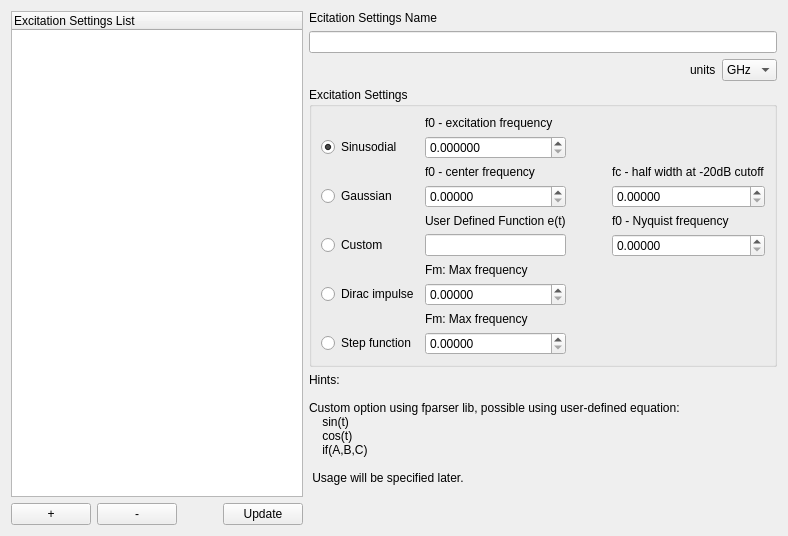
         <widget class="QWidget" name="excitationSettingsTab">
          <attribute name="title">
           <string>Excitation Settings</string>
          </attribute>
          <layout class="QHBoxLayout" name="horizontalLayout_14">
           <item>
            <layout class="QVBoxLayout" name="verticalLayout_12">
             <property name="leftMargin">
              <number>0</number>
             </property>
             <property name="topMargin">
              <number>0</number>
             </property>
             <property name="rightMargin">
              <number>0</number>
             </property>
             <property name="bottomMargin">
              <number>0</number>
             </property>
             <item>
              <widget class="QTreeWidget" name="excitationSettingsTreeView">
               <column>
                <property name="text">
                 <string notr="true">Excitation Settings List</string>
                </property>
               </column>
              </widget>
             </item>
             <item>
              <layout class="QHBoxLayout" name="horizontalLayout_15">
               <property name="leftMargin">
                <number>0</number>
               </property>
               <property name="topMargin">
                <number>0</number>
               </property>
               <property name="rightMargin">
                <number>0</number>
               </property>
               <property name="bottomMargin">
                <number>0</number>
               </property>
               <item>
                <widget class="QPushButton" name="excitationSettingsAddButton">
                 <property name="text">
                  <string>+</string>
                 </property>
                </widget>
               </item>
               <item>
                <widget class="QPushButton" name="excitationSettingsRemoveButton">
                 <property name="text">
                  <string>-</string>
                 </property>
                </widget>
               </item>
               <item>
                <spacer name="horizontalSpacer_8">
                 <property name="orientation">
                  <enum>Qt::Horizontal</enum>
                 </property>
                 <property name="sizeHint" stdset="0">
                  <size>
                   <width>40</width>
                   <height>20</height>
                  </size>
                 </property>
                </spacer>
               </item>
               <item>
                <widget class="QPushButton" name="excitationSettingsUpdateButton">
                 <property name="text">
                  <string>Update</string>
                 </property>
                </widget>
               </item>
              </layout>
             </item>
            </layout>
           </item>
           <item>
            <layout class="QVBoxLayout" name="verticalLayout_13">
             <property name="leftMargin">
              <number>0</number>
             </property>
             <property name="topMargin">
              <number>0</number>
             </property>
             <property name="rightMargin">
              <number>0</number>
             </property>
             <property name="bottomMargin">
              <number>0</number>
             </property>
             <item>
              <widget class="QLabel" name="label_18">
               <property name="text">
                <string>Ecitation Settings Name</string>
               </property>
              </widget>
             </item>
             <item>
              <widget class="QLineEdit" name="excitationSettingsNameInput"/>
             </item>
             <item>
              <layout class="QHBoxLayout" name="horizontalLayout_16">
               <property name="leftMargin">
                <number>0</number>
               </property>
               <property name="topMargin">
                <number>0</number>
               </property>
               <property name="rightMargin">
                <number>0</number>
               </property>
               <property name="bottomMargin">
                <number>0</number>
               </property>
               <item>
                <spacer name="horizontalSpacer_9">
                 <property name="orientation">
                  <enum>Qt::Horizontal</enum>
                 </property>
                 <property name="sizeHint" stdset="0">
                  <size>
                   <width>40</width>
                   <height>20</height>
                  </size>
                 </property>
                </spacer>
               </item>
               <item>
                <widget class="QLabel" name="label_15">
                 <property name="text">
                  <string>units</string>
                 </property>
                </widget>
               </item>
               <item>
                <widget class="QComboBox" name="excitationUnitsNumberInput">
                 <property name="currentText">
                  <string>GHz</string>
                 </property>
                 <property name="currentIndex">
                  <number>3</number>
                 </property>
                 <item>
                  <property name="text">
                   <string>Hz</string>
                  </property>
                 </item>
                 <item>
                  <property name="text">
                   <string>kHz</string>
                  </property>
                 </item>
                 <item>
                  <property name="text">
                   <string>MHz</string>
                  </property>
                 </item>
                 <item>
                  <property name="text">
                   <string>GHz</string>
                  </property>
                 </item>
                </widget>
               </item>
              </layout>
             </item>
             <item>
              <widget class="QGroupBox" name="groupBox_3">
               <property name="title">
                <string>Excitation Settings</string>
               </property>
               <layout class="QGridLayout" name="gridLayout_3">
                <item row="0" column="1">
                 <widget class="QLabel" name="label_14">
                  <property name="text">
                   <string>f0 - excitation frequency</string>
                  </property>
                 </widget>
                </item>
                <item row="7" column="0">
                 <widget class="QRadioButton" name="customExcitationRadioButton">
                  <property name="text">
                   <string>Custom</string>
                  </property>
                 </widget>
                </item>
                <item row="3" column="0">
                 <widget class="QRadioButton" name="gaussianExcitationRadioButton">
                  <property name="text">
                   <string>Gaussian</string>
                  </property>
                 </widget>
                </item>
                <item row="3" column="3">
                 <widget class="QDoubleSpinBox" name="gaussianExcitationFcNumberInput">
                  <property name="decimals">
                   <number>5</number>
                  </property>
                  <property name="maximum">
                   <double>1000000000000.000000000000000</double>
                  </property>
                 </widget>
                </item>
                <item row="1" column="0">
                 <widget class="QRadioButton" name="sinusodialExcitationRadioButton">
                  <property name="text">
                   <string>Sinusodial</string>
                  </property>
                  <property name="checked">
                   <bool>true</bool>
                  </property>
                 </widget>
                </item>
                <item row="2" column="1">
                 <widget class="QLabel" name="label_12">
                  <property name="text">
                   <string>f0 - center frequency</string>
                  </property>
                 </widget>
                </item>
                <item row="3" column="1">
                 <widget class="QDoubleSpinBox" name="gaussianExcitationF0NumberInput">
                  <property name="sizePolicy">
                   <sizepolicy hsizetype="Preferred" vsizetype="Minimum">
                    <horstretch>0</horstretch>
                    <verstretch>0</verstretch>
                   </sizepolicy>
                  </property>
                  <property name="decimals">
                   <number>5</number>
                  </property>
                  <property name="maximum">
                   <double>1000000000000.000000000000000</double>
                  </property>
                 </widget>
                </item>
                <item row="6" column="3">
                 <widget class="QLabel" name="label_46">
                  <property name="text">
                   <string>f0 - Nyquist frequency</string>
                  </property>
                 </widget>
                </item>
                <item row="1" column="1">
                 <widget class="QDoubleSpinBox" name="sinusodialExcitationF0NumberInput">
                  <property name="enabled">
                   <bool>true</bool>
                  </property>
                  <property name="minimumSize">
                   <size>
                    <width>0</width>
                    <height>0</height>
                   </size>
                  </property>
                  <property name="decimals">
                   <number>6</number>
                  </property>
                  <property name="maximum">
                   <double>1000000000000.000000000000000</double>
                  </property>
                 </widget>
                </item>
                <item row="9" column="0">
                 <widget class="QRadioButton" name="diracExcitationRadioButton">
                  <property name="text">
                   <string>Dirac impulse</string>
                  </property>
                  <property name="checked">
                   <bool>false</bool>
                  </property>
                 </widget>
                </item>
                <item row="8" column="1">
                 <widget class="QLabel" name="dirac fm label">
                  <property name="text">
                    <string>Fm: Max frequency</string>
                  </property>
                 </widget>
                </item>
                 <item row="9" column="1">
                 <widget class="QDoubleSpinBox" name="diracExcitationFmNumberInput">
                  <property name="sizePolicy">
                   <sizepolicy hsizetype="Preferred" vsizetype="Minimum">
                    <horstretch>0</horstretch>
                    <verstretch>0</verstretch>
                   </sizepolicy>
                  </property>
                  <property name="decimals">
                   <number>5</number>
                  </property>
                  <property name="maximum">
                   <double>1000000000000.000000000000000</double>
                  </property>
                 </widget>
                </item>
                <item row="7" column="3">
                 <widget class="QDoubleSpinBox" name="customExcitationF0NumberInput">
                  <property name="sizePolicy">
                   <sizepolicy hsizetype="Preferred" vsizetype="Minimum">
                    <horstretch>0</horstretch>
                    <verstretch>0</verstretch>
                   </sizepolicy>
                  </property>
                  <property name="decimals">
                   <number>5</number>
                  </property>
                  <property name="maximum">
                   <double>1000000000000.000000000000000</double>
                  </property>
                 </widget>
                </item>
                <item row="2" column="3">
                 <widget class="QLabel" name="label_13">
                  <property name="text">
                   <string>fc - half width at -20dB cutoff</string>
                  </property>
                 </widget>
                </item>
                <item row="7" column="1">
                 <widget class="QLineEdit" name="customExcitationTextInput"/>
                </item>
                <item row="6" column="1">
                 <widget class="QLabel" name="label_11">
                  <property name="text">
                   <string>User Defined Function e(t)</string>
                  </property>
                 </widget>
                </item>
                <item row="3" column="2">
                 <spacer name="horizontalSpacer_10">
                  <property name="orientation">
                   <enum>Qt::Horizontal</enum>
                  </property>
                  <property name="sizeType">
                   <enum>QSizePolicy::Preferred</enum>
                  </property>
                  <property name="sizeHint" stdset="0">
                   <size>
                    <width>40</width>
                    <height>20</height>
                   </size>
                  </property>
                 </spacer>
                </item>
                <item row="11" column="0">
                 <widget class="QRadioButton" name="stepExcitationRadioButton">
                  <property name="text">
                   <string>Step function</string>
                  </property>
                  <property name="checked">
                   <bool>false</bool>
                  </property>
                 </widget>
                </item>
               <item row="10" column="1">
                 <widget class="QLabel" name="step fm label">
                  <property name="text">
                    <string>Fm: Max frequency</string>
                  </property>
                 </widget>
                </item>
                <item row="11" column="1">
                 <widget class="QDoubleSpinBox" name="stepExcitationFmNumberInput">
                  <property name="sizePolicy">
                   <sizepolicy hsizetype="Preferred" vsizetype="Minimum">
                    <horstretch>0</horstretch>
                    <verstretch>0</verstretch>
                   </sizepolicy>
                  </property>
                  <property name="decimals">
                   <number>5</number>
                  </property>
                  <property name="maximum">
                   <double>1000000000000.000000000000000</double>
                  </property>
                 </widget>
                </item>
               </layout>
              </widget>
             </item>
             <item>
              <widget class="QLabel" name="label_51">
               <property name="text">
                <string>Hints:

Custom option using fparser lib, possible using user-defined equation:
    sin(t)
    cos(t)
    if(A,B,C)

 Usage will be specified later.</string>
               </property>
              </widget>
             </item>
             <item>
              <spacer name="verticalSpacer_5">
               <property name="orientation">
                <enum>Qt::Vertical</enum>
               </property>
               <property name="sizeHint" stdset="0">
                <size>
                 <width>20</width>
                 <height>40</height>
                </size>
               </property>
              </spacer>
             </item>
            </layout>
           </item>
          </layout>
         </widget>
